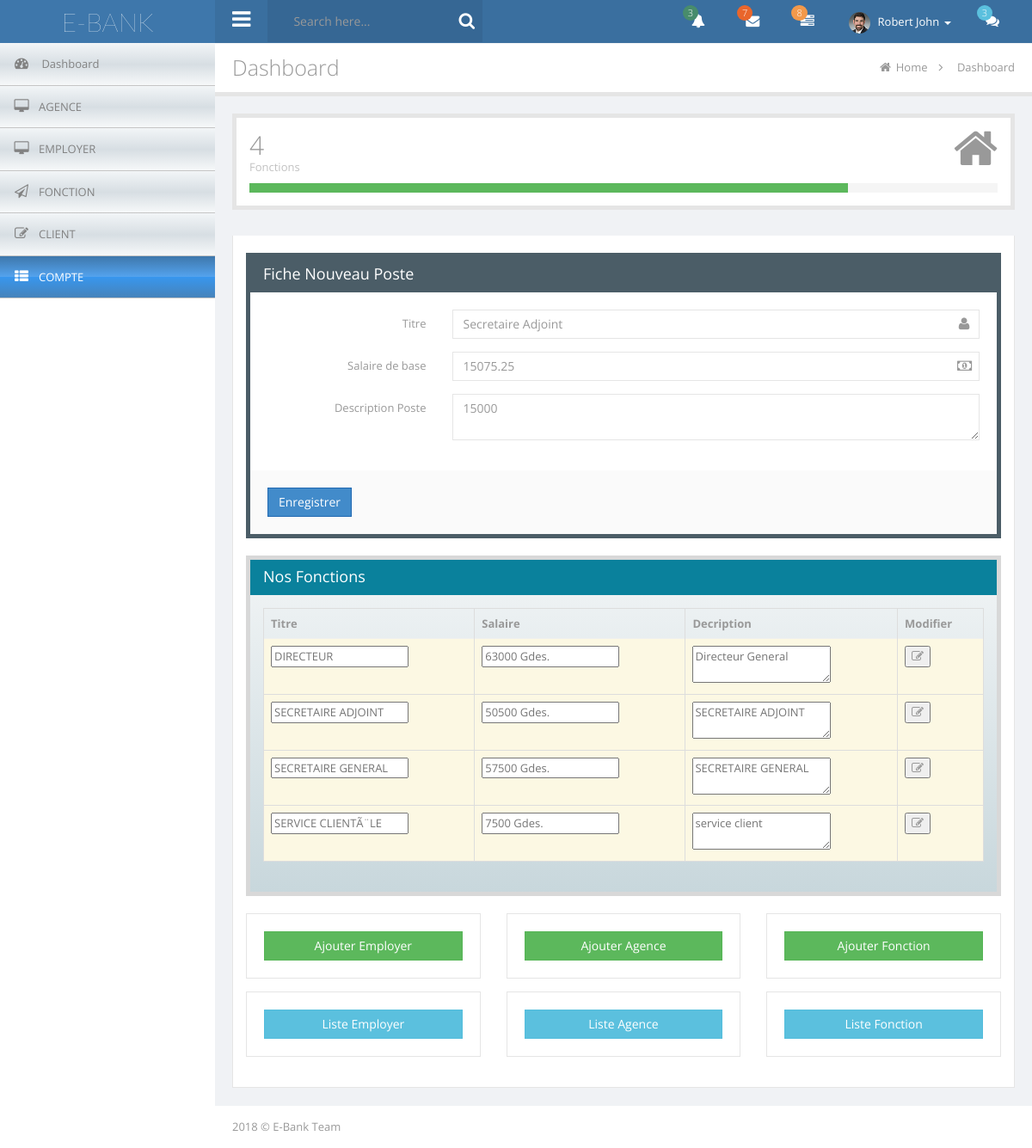
The app's page /production/admin/compte/liste.php (signed in) with its own data.
### tables this page shows
CREATE TABLE `fonction` (
  `idfonction` int(11) NOT NULL,
  `titre_fonction` varchar(300) NOT NULL,
  `desc_fonction` varchar(45) NOT NULL,
  `salaire_fonction` double NOT NULL
);

### production/admin/compte/liste.php (the view, shortened to what this page needs)
<?php
include('../utils/connexion.php');
mysqli_autocommit($connexion, false);
if(isset($_SESSION['ticket_connexion']) && isset($_SESSION['iduser']) && isset($_SESSION['pseudo']) && isset($_SESSION['id_type_user'])){
?>
<!DOCTYPE html>
<html lang="en">
<head>
</head>
<body>
    <div>
        <?php
            include('../include/topbar_include.php');
        ?>
        <div id="wrapper">
            <?php
                include('../include/sidebar_include.php');
            ?>
            <div id="page-wrapper">
                <div id="title-breadcrumb-option-demo" class="page-title-breadcrumb">
                    <div class="page-header pull-left">
                        <div class="page-title">
                            Dashboard</div>
                    </div>
                    <ol class="breadcrumb page-breadcrumb pull-right">
                        <li><i class="fa fa-home"></i>&nbsp;<a href="dashboard.php">Home</a>&nbsp;&nbsp;<i class="fa fa-angle-right"></i>&nbsp;&nbsp;</li>
                        <li class="active">Dashboard</li>
                    </ol>
                    <div class="clearfix">
                    </div>
                </div>
                <div class="page-content">
                    <div id="tab-general">
                        <div id="sum_box" class="row mbl">
                            <div class="col-sm-12 col-md-12">
                                <div class="panel profit db mbm">
                                    <div class="panel-body">
                                        <p class="icon">
                                            <i class="icon fa fa-home"></i>
                                        </p>
                                        <h4 class="value">
                                            <?php
                                                $requete_f="SELECT * FROM fonction";
                                                $result_f=mysqli_query($connexion, $requete_f);
                                                echo $count_f=mysqli_num_rows($result_f);
                                            ?>
                                            <span></span></h4>
                                        <p class="description">
                                            Fonctions</p>
                                        <div class="progress progress-sm mbn">
                                            <div role="progressbar" aria-valuenow="80" aria-valuemin="0" aria-valuemax="100"
                                                style="width: 80%;" class="progress-bar progress-bar-success">
                                                <span class="sr-only">80% Complete (success)</span></div>
                                        </div>
                                    </div>
                                </div>
                            </div>
                        </div>
                        <div id="generalTabContent" class="tab-content responsive">
                            <div id="alert-tab" class="tab-pane fade in active">
                                <div class="row">
                                <div class="col-lg-12 col-md-12">
                                    <div class="panel panel-grey">
                                            <div class="panel-heading">
                                                Fiche Nouveau Poste</div>
                                            <div class="panel-body pan">
                                                <form method="post" class="form-horizontal">
                                                <div class="form-body pal">
                                                    <div class="form-group">
                                                        <label for="inputName" class="col-md-3 control-label">
                                                            Titre</label>
                                                        <div class="col-md-9">
                                                            <div class="input-icon right">
                                                                <i class="fa fa-user"></i>
                                                                <input id="inputName" type="text" name="edt_titre" placeholder="Secretaire Adjoint" class="form-control" /></div>
                                                        </div>
                                                    </div>
                                                    <div class="form-group">
                                                        <label for="inputSalaire" class="col-md-3 control-label">
                                                            Salaire de base</label>
                                                        <div class="col-md-9">
                                                            <div class="input-icon right">
                                                                <i class="fa fa-money"></i>
                                                                <input id="inputSalaire" type="numeric" name="edt_salaire" placeholder="15075.25" class="form-control" /></div>
                                                        </div>
                                                    </div>
                                                    <div class="form-group">
                                                        <label for="inputSalaire" class="col-md-3 control-label">
                                                            Description Poste</label>
                                                        <div class="col-md-9">
                                                            <div class="input-icon right">
                                                                <textarea id="inputSalaire" name="edt_description" type="numeric" placeholder="15000" maxlength="100" class="form-control"></textarea>
                                                            </div>
                                                        </div>
                                                    </div>
                                                </div>
                                                <div class="form-actions pal">
                                                    <div class="form-group mbn">
                                                        <div class="col-md-6">
                                                            <button type="submit" name="save_fonction" class="btn btn-primary">
                                                                Enregistrer</button>
                                                        </div>
                                                    </div>
                                                </div>
                                                </form>
                                            </div>
                                        </div>
                                    </div>
                                    <div class="col-lg-12 col-md-12">
                                        <div class="panel panel-blue">
                                            <div class="panel-heading">Nos Fonctions</div>
                                            <div class="panel-body">
                                                <table class="table table-hover table-bordered">
                                                    <thead>
                                                    <tr>
                                                        <th>Titre</th>
                                                        <th>Salaire</th>
                                                        <th>Decription</th>
                                                        <th>Modifier</th>
                                                    </tr>
                                                    </thead>
                                                    <tbody>
                                                    <?php
                                                        $requete_liste_f="SELECT * FROM fonction";
                                                        $result_liste_f=mysqli_query($connexion, $requete_liste_f);
                                                        $count_l_f=mysqli_num_rows($result_liste_f);
                                                        if($count_l_f>0){
                                                            while($data_liste_f=mysqli_fetch_assoc($result_liste_f)){
                                                                ?>
                                                                <form method="post">
                                                                    <tr class="warning">
                                                                        <td><input type="text" name="update_titre" placeholder="<?php echo utf8_encode($data_liste_f['titre_fonction']);?>"/></td>
                                                                        <td><input type="text" name="update_salaire" placeholder="<?php echo utf8_encode($data_liste_f['salaire_fonction']." Gdes.");?>"/></td>
                                                                        <td><textarea type="text" name="update_desc" placeholder="<?php echo utf8_encode($data_liste_f['desc_fonction']);?>"/></textarea></td>
                                                                        <td><button type="submit" name="btn_update_fonction" value="<?php echo sha1($data_liste_f['idfonction']);?>"><i class="icon fa fa-edit"></button></td>
                                                                    </tr>
                                                                </form>
                                                                <?php
                                                            }
                                                        }
                                                    ?>
                                                    </tbody>
                                                </table>
                                            </div>
                                        </div>
                                    </div>
                                    <div class="col-lg-12">
                                        <div id="change-transitions" class="row">
                                            <div class="col-md-4">
                                                <div class="box-placeholder">
                                                    <a href="../add_employer/"  class="btn btn-success btn-block">Ajouter Employer</a>
                                                </div>
                                            </div>
                                            <div class="col-md-4">
                                                <div class="box-placeholder">
                                                    <a href="../add_agence/"  class="btn btn-success btn-block">Ajouter Agence</a>
                                                </div>
                                            </div>
                                            <div class="col-md-4">
                                                <div class="box-placeholder">
                                                    <a href="../fonction/"  class="btn btn-success btn-block">Ajouter Fonction</a>
                                                </div>
                                            </div>
                                        </div>
                                    </div>
                                    <div class="col-lg-12">
                                        <div id="change-transitions" class="row">
                                            <div class="col-md-4">
                                                <div class="box-placeholder">
                                                    <a href="../employer/"  class="btn btn-info btn-block">Liste Employer</a>
                                                </div>
                                            </div>
                                            <div class="col-md-4">
                                                <div class="box-placeholder">
                                                    <a href="../agence/"  class="btn btn-info btn-block">Liste Agence</a>
                                                </div>
                                            </div>
                                            <div class="col-md-4">
                                                <div class="box-placeholder">
                                                    <a href="../fonction/"  class="btn btn-info btn-block">Liste Fonction</a>
                                                </div>
                                            </div>
                                        </div>
                                    </div>
                                </div>
                            </div>
                        </div>
                    </div>
                </div>
            </div>
        </div>
    </div>
</body>
</html>
<?php
}else{
session_unset();
session_destroy();
$_SESSION = array();
echo '<meta http-equiv="refresh" content="0;url=../login/">';
}
?>

### records on screen
fonction: update_titre "DIRECTEUR", update_salaire "63000 Gdes.", update_desc "Directeur General"
fonction: update_titre "SECRETAIRE ADJOINT", update_salaire "50500 Gdes.", update_desc "SECRETAIRE ADJOINT"
fonction: update_titre "SECRETAIRE GENERAL", update_salaire "57500 Gdes.", update_desc "SECRETAIRE GENERAL"
fonction: update_titre "SERVICE CLIENTÃ¨LE", update_salaire "7500 Gdes.", update_desc "service client"

### other values on screen
$count_f=mysqli_num_rows($result_f) "4"
